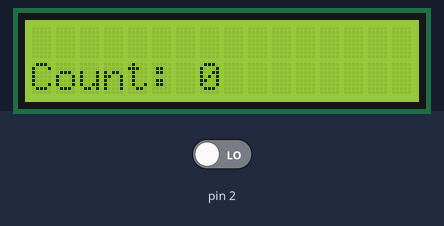
A sketch run on a simulated Arduino Uno, built with avr-gcc and run on an emulated ATmega328P. Shown: 16×2 character LCD. Inputs (shaded band) come from the test bench; at power-on: pin 2 LOW. What the sketch prints to the serial monitor is not drawn.

Above: at 1.2 s.
1.3 s: pin 2 driven HIGH
At 1.9 s:
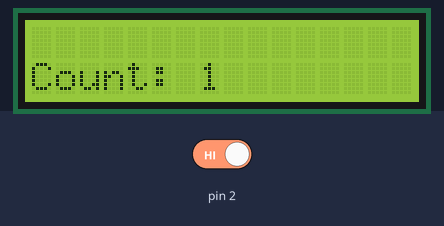
Timing chart, 0 to 4.3 s (numbered marks = the images above; inputs shaded):
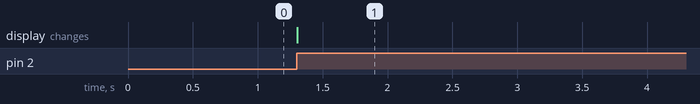

The sketch:

interruptions00.ino
```cpp
#include <Wire.h>
#include <LiquidCrystal_I2C.h>

// Dirección I2C del módulo (normalmente 0x27 o 0x3F)
LiquidCrystal_I2C lcd(0x27, 16, 2);

volatile int count = 0;
int prev_count = 0;


void setup() {
  lcd.init();             // Inicializar LCD
  lcd.backlight();        // Encender retroiluminación
  lcd.setCursor(0, 0);

  Serial.begin(9600);
  attachInterrupt(digitalPinToInterrupt(2), foo_interruption, RISING);
  for (int i = 0; i < 20; i++) {
    Serial.println();  // imprime 20 saltos de línea
  }
}

void loop() {
  lcd.setCursor(0, 1);
  lcd.print("Count: ");
  lcd.print(count);
  if (prev_count != count) {
    Serial.print("Contadoor: ");
    Serial.println(count);
    prev_count = count;
  }

}

void foo_interruption() {
  count++;
}
```

Measured:
- after the input at 1.3 s, the display: changes at once (image 1)
